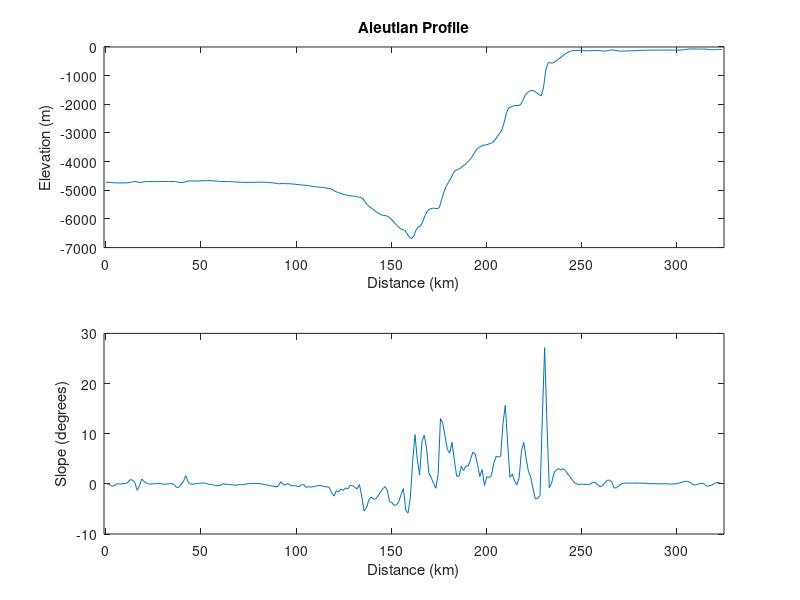

Write MATLAB code to recreate this figure. (Note: this script raises an error after producing the figure.)
clear
close all

% load data
data = load('AASZ_topo.txt');
lon = data(:,1);
lat = data(:,2);
x   = 1000*data(:,3);
z   = data(:,4);

% plot profile
subplot(2,1,1)
plot(x/1000,z)
xlabel('Distance (km)')
ylabel('Elevation (m)')
title('Aleutian Profile')
xlim([-1 325])

% compute slope
dzdx  = (z(2:end)-z(1:end-1))./(x(2:end)-x(1:end-1));
angle = 360/(2*pi)*atan(dzdx);

% plot slope
subplot(2,1,2)
x2    = 0.5*(x(2:end)+x(1:end-1)); %halfway points
plot(x2/1000,angle)
xlabel('Distance (km)')
ylabel('Slope (degrees)')
xlim([-1 325])

print('AASZ_topo_slope','-dpdf')



a = ncinfo('us.nc');